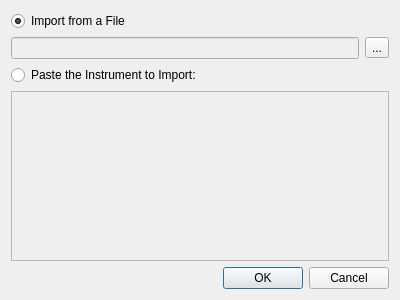
<?xml version="1.0" encoding="UTF-8"?>
<ui version="4.0">
 <class>DlgImport</class>
 <widget class="QDialog" name="DlgImport">
  <property name="geometry">
   <rect>
    <x>0</x>
    <y>0</y>
    <width>400</width>
    <height>300</height>
   </rect>
  </property>
  <property name="windowTitle">
   <string>Import Cash</string>
  </property>
  <layout class="QVBoxLayout" name="verticalLayout">
   <item>
    <widget class="QRadioButton" name="radioButton">
     <property name="text">
      <string>Import from a File</string>
     </property>
     <property name="checked">
      <bool>true</bool>
     </property>
    </widget>
   </item>
   <item>
    <layout class="QHBoxLayout" name="horizontalLayout">
     <item>
      <widget class="QLineEdit" name="lineEdit">
       <property name="enabled">
        <bool>false</bool>
       </property>
      </widget>
     </item>
     <item>
      <widget class="QToolButton" name="toolButton">
       <property name="text">
        <string>...</string>
       </property>
      </widget>
     </item>
    </layout>
   </item>
   <item>
    <widget class="QRadioButton" name="radioButton_2">
     <property name="text">
      <string>Paste the Instrument to Import:</string>
     </property>
    </widget>
   </item>
   <item>
    <widget class="QPlainTextEdit" name="plainTextEdit">
     <property name="enabled">
      <bool>false</bool>
     </property>
    </widget>
   </item>
   <item>
    <widget class="QDialogButtonBox" name="buttonBox">
     <property name="standardButtons">
      <set>QDialogButtonBox::Cancel|QDialogButtonBox::Ok</set>
     </property>
    </widget>
   </item>
  </layout>
 </widget>
 <resources/>
 <connections/>
</ui>
